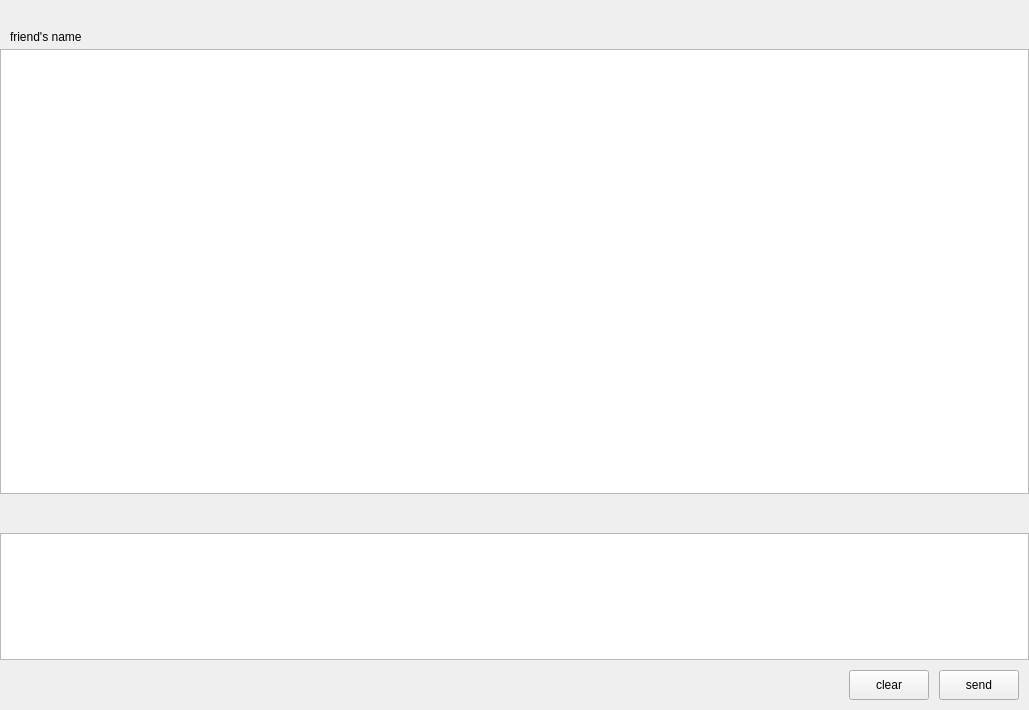
<?xml version="1.0" encoding="UTF-8"?>
<ui version="4.0">
 <class>ChattingStackPage</class>
 <widget class="QWidget" name="ChattingStackPage">
  <property name="geometry">
   <rect>
    <x>0</x>
    <y>0</y>
    <width>1029</width>
    <height>710</height>
   </rect>
  </property>
  <property name="windowTitle">
   <string>Form</string>
  </property>
  <layout class="QVBoxLayout" name="verticalLayout">
   <property name="spacing">
    <number>0</number>
   </property>
   <property name="leftMargin">
    <number>0</number>
   </property>
   <property name="topMargin">
    <number>10</number>
   </property>
   <property name="rightMargin">
    <number>0</number>
   </property>
   <property name="bottomMargin">
    <number>0</number>
   </property>
   <item>
    <widget class="QWidget" name="user_interface" native="true">
     <property name="minimumSize">
      <size>
       <width>250</width>
       <height>700</height>
      </size>
     </property>
     <property name="maximumSize">
      <size>
       <width>16777215</width>
       <height>700</height>
      </size>
     </property>
     <layout class="QVBoxLayout" name="verticalLayout_3">
      <property name="spacing">
       <number>0</number>
      </property>
      <property name="leftMargin">
       <number>0</number>
      </property>
      <property name="topMargin">
       <number>10</number>
      </property>
      <property name="rightMargin">
       <number>0</number>
      </property>
      <property name="bottomMargin">
       <number>0</number>
      </property>
      <item>
       <widget class="QWidget" name="friends_identity" native="true">
        <layout class="QVBoxLayout" name="verticalLayout_4">
         <property name="spacing">
          <number>0</number>
         </property>
         <property name="leftMargin">
          <number>0</number>
         </property>
         <property name="topMargin">
          <number>0</number>
         </property>
         <property name="rightMargin">
          <number>0</number>
         </property>
         <property name="bottomMargin">
          <number>0</number>
         </property>
         <item>
          <widget class="QWidget" name="friend_info" native="true">
           <layout class="QHBoxLayout" name="horizontalLayout_3">
            <property name="spacing">
             <number>0</number>
            </property>
            <property name="leftMargin">
             <number>10</number>
            </property>
            <property name="topMargin">
             <number>10</number>
            </property>
            <property name="rightMargin">
             <number>0</number>
            </property>
            <property name="bottomMargin">
             <number>0</number>
            </property>
            <item>
             <widget class="QLabel" name="friend_name">
              <property name="text">
               <string>friend's name</string>
              </property>
             </widget>
            </item>
           </layout>
          </widget>
         </item>
         <item>
          <widget class="QWidget" name="chatting_msg" native="true">
           <property name="minimumSize">
            <size>
             <width>0</width>
             <height>450</height>
            </size>
           </property>
           <property name="maximumSize">
            <size>
             <width>16777215</width>
             <height>450</height>
            </size>
           </property>
           <layout class="QVBoxLayout" name="verticalLayout_2">
            <property name="spacing">
             <number>0</number>
            </property>
            <property name="leftMargin">
             <number>0</number>
            </property>
            <property name="topMargin">
             <number>5</number>
            </property>
            <property name="rightMargin">
             <number>0</number>
            </property>
            <property name="bottomMargin">
             <number>0</number>
            </property>
            <item>
             <widget class="ChattingRecordView" name="chatting_record"/>
            </item>
           </layout>
          </widget>
         </item>
        </layout>
       </widget>
      </item>
      <item>
       <widget class="QWidget" name="tools" native="true">
        <property name="maximumSize">
         <size>
          <width>16777215</width>
          <height>40</height>
         </size>
        </property>
        <layout class="QHBoxLayout" name="horizontalLayout_5">
         <property name="spacing">
          <number>0</number>
         </property>
         <property name="leftMargin">
          <number>5</number>
         </property>
         <property name="topMargin">
          <number>4</number>
         </property>
         <property name="rightMargin">
          <number>0</number>
         </property>
         <property name="bottomMargin">
          <number>0</number>
         </property>
         <item>
          <widget class="MultiClickableQLabel" name="emo_label">
           <property name="minimumSize">
            <size>
             <width>35</width>
             <height>35</height>
            </size>
           </property>
           <property name="maximumSize">
            <size>
             <width>35</width>
             <height>35</height>
            </size>
           </property>
           <property name="text">
            <string/>
           </property>
           <property name="alignment">
            <set>Qt::AlignmentFlag::AlignCenter</set>
           </property>
          </widget>
         </item>
         <item>
          <spacer name="horizontalSpacer_5">
           <property name="orientation">
            <enum>Qt::Orientation::Horizontal</enum>
           </property>
           <property name="sizeType">
            <enum>QSizePolicy::Policy::Fixed</enum>
           </property>
           <property name="sizeHint" stdset="0">
            <size>
             <width>10</width>
             <height>20</height>
            </size>
           </property>
          </spacer>
         </item>
         <item>
          <widget class="MultiClickableQLabel" name="file_label">
           <property name="minimumSize">
            <size>
             <width>35</width>
             <height>35</height>
            </size>
           </property>
           <property name="maximumSize">
            <size>
             <width>35</width>
             <height>35</height>
            </size>
           </property>
           <property name="text">
            <string/>
           </property>
           <property name="alignment">
            <set>Qt::AlignmentFlag::AlignCenter</set>
           </property>
          </widget>
         </item>
         <item>
          <spacer name="horizontalSpacer_4">
           <property name="orientation">
            <enum>Qt::Orientation::Horizontal</enum>
           </property>
           <property name="sizeHint" stdset="0">
            <size>
             <width>40</width>
             <height>20</height>
            </size>
           </property>
          </spacer>
         </item>
        </layout>
       </widget>
      </item>
      <item>
       <widget class="QWidget" name="chatting_input" native="true">
        <layout class="QVBoxLayout" name="verticalLayout_5">
         <property name="spacing">
          <number>0</number>
         </property>
         <property name="leftMargin">
          <number>0</number>
         </property>
         <property name="topMargin">
          <number>0</number>
         </property>
         <property name="rightMargin">
          <number>0</number>
         </property>
         <property name="bottomMargin">
          <number>0</number>
         </property>
         <item>
          <widget class="MsgTextEdit" name="user_input"/>
         </item>
        </layout>
       </widget>
      </item>
      <item>
       <widget class="QWidget" name="chatting_control" native="true">
        <property name="minimumSize">
         <size>
          <width>0</width>
          <height>50</height>
         </size>
        </property>
        <property name="maximumSize">
         <size>
          <width>16777215</width>
          <height>50</height>
         </size>
        </property>
        <layout class="QHBoxLayout" name="horizontalLayout_4">
         <property name="spacing">
          <number>0</number>
         </property>
         <property name="leftMargin">
          <number>0</number>
         </property>
         <property name="topMargin">
          <number>0</number>
         </property>
         <property name="rightMargin">
          <number>0</number>
         </property>
         <property name="bottomMargin">
          <number>0</number>
         </property>
         <item>
          <spacer name="horizontalSpacer">
           <property name="orientation">
            <enum>Qt::Orientation::Horizontal</enum>
           </property>
           <property name="sizeHint" stdset="0">
            <size>
             <width>40</width>
             <height>20</height>
            </size>
           </property>
          </spacer>
         </item>
         <item>
          <widget class="QPushButton" name="clear_message">
           <property name="minimumSize">
            <size>
             <width>0</width>
             <height>30</height>
            </size>
           </property>
           <property name="maximumSize">
            <size>
             <width>16777215</width>
             <height>30</height>
            </size>
           </property>
           <property name="text">
            <string>clear</string>
           </property>
          </widget>
         </item>
         <item>
          <spacer name="horizontalSpacer_3">
           <property name="orientation">
            <enum>Qt::Orientation::Horizontal</enum>
           </property>
           <property name="sizeType">
            <enum>QSizePolicy::Policy::Fixed</enum>
           </property>
           <property name="sizeHint" stdset="0">
            <size>
             <width>10</width>
             <height>20</height>
            </size>
           </property>
          </spacer>
         </item>
         <item>
          <widget class="QPushButton" name="send_message">
           <property name="minimumSize">
            <size>
             <width>0</width>
             <height>30</height>
            </size>
           </property>
           <property name="maximumSize">
            <size>
             <width>16777215</width>
             <height>30</height>
            </size>
           </property>
           <property name="text">
            <string>send</string>
           </property>
          </widget>
         </item>
         <item>
          <spacer name="horizontalSpacer_2">
           <property name="orientation">
            <enum>Qt::Orientation::Horizontal</enum>
           </property>
           <property name="sizeType">
            <enum>QSizePolicy::Policy::Fixed</enum>
           </property>
           <property name="sizeHint" stdset="0">
            <size>
             <width>10</width>
             <height>20</height>
            </size>
           </property>
          </spacer>
         </item>
        </layout>
       </widget>
      </item>
     </layout>
    </widget>
   </item>
  </layout>
 </widget>
 <customwidgets>
  <customwidget>
   <class>ChattingRecordView</class>
   <extends>QListWidget</extends>
   <header location="global">chattingrecordview.h</header>
  </customwidget>
  <customwidget>
   <class>MsgTextEdit</class>
   <extends>QTextEdit</extends>
   <header>msgtextedit.h</header>
  </customwidget>
  <customwidget>
   <class>MultiClickableQLabel</class>
   <extends>QLabel</extends>
   <header location="global">multiclickableqlabel.h</header>
  </customwidget>
 </customwidgets>
 <resources/>
 <connections/>
</ui>
